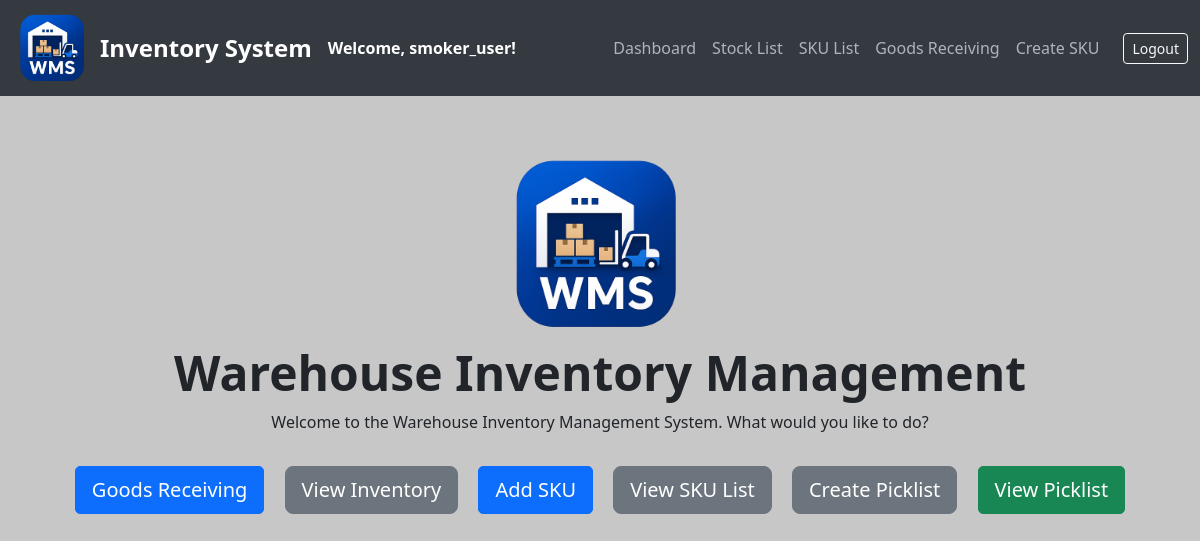
Before: / (signed in) with the older database file.
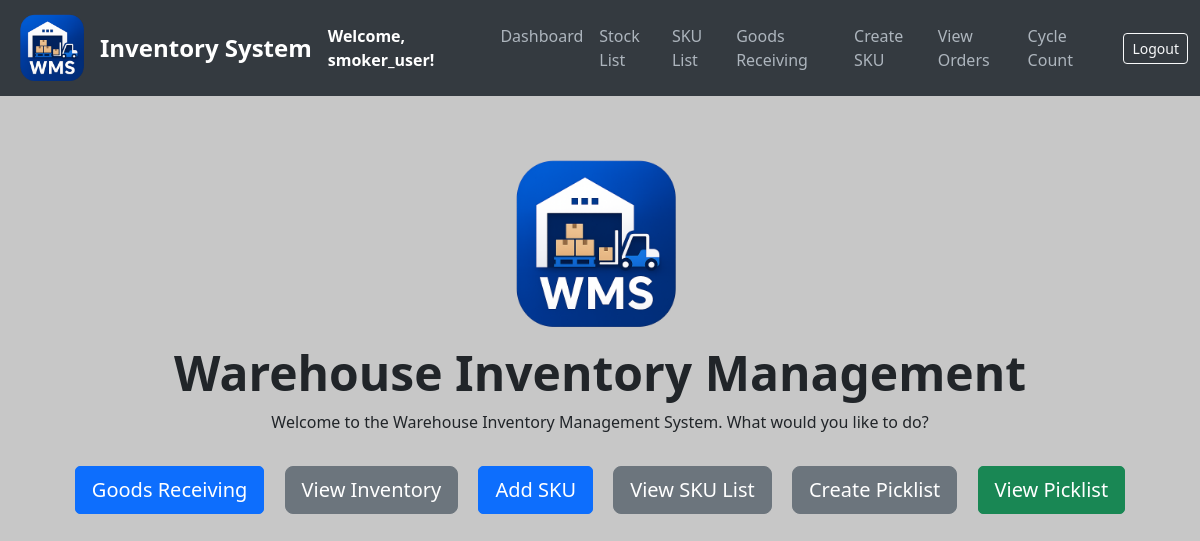
After: the same page with the newer database file.
### models.py (models this page shows, shortened)
class User(UserMixin, db.Model):
    __tablename__ = 'users'
    id = db.Column(db.Integer, primary_key=True)
    username = db.Column(db.String(80), unique=True, nullable=False)
    email = db.Column(db.String(120), unique=True, nullable=False)
    password = db.Column(db.String(200), nullable=False)
    date_created = db.Column(db.DateTime, default=get_local_time)
    last_login = db.Column(db.DateTime, nullable=True)
    is_active = db.Column(db.Boolean, default=True)
    is_approved = db.Column(db.Boolean, default=False)
    is_admin = db.Column(db.Boolean, default=False)
    can_create_racking = db.Column(db.Boolean, default=False)
    can_create_stock = db.Column(db.Boolean, default=False)
    can_create_order = db.Column(db.Boolean, default=False)
    can_transfer_stock = db.Column(db.Boolean, default=False)
    can_transfer_batch = db.Column(db.Boolean, default=False)
    can_mass_transfer = db.Column(db.Boolean, default=False)
    can_bulk_transfer = db.Column(db.Boolean, default=False)
    can_add_sku = db.Column(db.Boolean, default=False)
    can_view_orders = db.Column(db.Boolean, default=False)  # ← new
    can_cycle_count = db.Column(db.Boolean, default=False)  # ← new

### app.py (the view)
@app.route('/')
@login_required
def index():
    return render_template('index.html')

### app.py (called while the page is built)
@login_manager.user_loader
def load_user(user_id):
    return db.session.get(User, int(user_id))

### templates/index.html (shortened to what this page needs)
{% extends "base.html" %}
{% block content %}
<div class="container mt-5 text-center">
    <img src="{{ url_for('static', filename='logo_.png') }}" alt="Logo" width="200" height="200" class="me-2">
    <h1>Warehouse Inventory Management</h1>
    <p>Welcome to the Warehouse Inventory Management System. What would you like to do?</p>
    <div class="mt-4">
        <a href="/create-stock" class="btn btn-primary btn-lg m-2">Goods Receiving</a>
        <a href="/stocks" class="btn btn-secondary btn-lg m-2">View Inventory</a>
        <a href="/add-sku" class="btn btn-primary btn-lg m-2">Add SKU</a>
        <a href="/sku-list" class="btn btn-secondary btn-lg m-2">View SKU List</a>
        <a href="/create-order" class="btn btn-secondary btn-lg m-2">Create Picklist</a>
        <a href="/orders" class="btn btn-success btn-lg m-2">View Picklist</a>
    </div>
</div>
</body>
</html>
{% endblock %}

### templates/base.html (shortened to what this page needs)
<!DOCTYPE html>
<html lang="en">
<head>
    <link href="https://cdn.jsdelivr.net/npm/bootstrap@5.3.0/dist/css/bootstrap.min.css" rel="stylesheet">
</head>
<body>
<nav class="navbar navbar-expand-lg navbar-dark">
    <div class="container-fluid">
        <img src="{{ url_for('static', filename='logo_.png') }}" alt="Logo" width="80" height="80" class="me-2">
        <a class="navbar-brand" href="/">Inventory System</a>
        <strong class="text-white">Welcome, {{ current_user.username }}!</strong>
        <div class="collapse navbar-collapse" id="navbarNav">
            <ul class="navbar-nav ms-auto">
                <li class="nav-item"><a class="nav-link" href="/dashboard">Dashboard</a></li>
                <li class="nav-item"><a class="nav-link" href="/stocks">Stock List</a></li>
                <li class="nav-item"><a class="nav-link" href="/sku-list">SKU List</a></li>
                {% if current_user.is_admin or current_user.can_create_stock %}
                <li class="nav-item"><a class="nav-link" href="/create-stock">Goods Receiving</a></li>
                {% endif %}
                {% if current_user.is_admin or current_user.can_add_sku %}
                <li class="nav-item"><a class="nav-link" href="/add-sku">Create SKU</a></li>
                {% endif %}
                {% if current_user.is_admin or current_user.can_view_orders %}
                <li class="nav-item"><a class="nav-link" href="/orders">View Orders</a></li>
                {% endif %}
                {% if current_user.is_admin or current_user.can_cycle_count %}
                <li class="nav-item"><a class="nav-link" href="/cycle-count">Cycle Count</a></li>
                {% endif %}
            </ul>
            <form class="d-flex ms-3" action="{{ url_for('logout') }}" method="POST">
                <button class="btn btn-sm btn-outline-light" type="submit">Logout</button>
            </form>
        </div>
    </div>
</nav>
{% block content %}{% endblock %}
</body>
</html>

Changed rows visible on the page:
changed User "smoker_user": can_view_orders False → True (drawn); can_cycle_count False → True (drawn)
Other visible differences:
text now shown: "View Orders Cycle Count"
